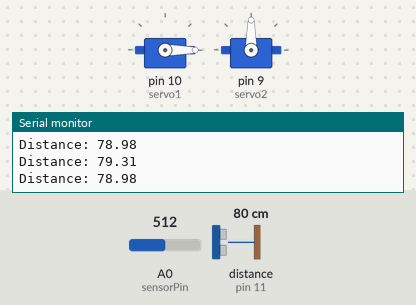
A sketch run on a simulated Arduino Uno, built with avr-gcc and run on an emulated ATmega328P. Shown: 2 × servo, the last lines printed to the serial monitor. Wiring (inferred from the names in the program): ultrasonic range finder: trigger pin 12; echo pin 11. The inputs (shaded band) are chosen by the test bench; at power-on: distance to the obstacle (sensor on pin 11) 80 cm, A0 (sensorPin) = 512. The echo pulse lasts 58.3 µs per cm.

Above: at 1.3 s.
1.4 s: distance to the obstacle (sensor on pin 11) set to 17 cm
2.9 s: distance to the obstacle (sensor on pin 11) set to 14 cm
At 3.9 s:
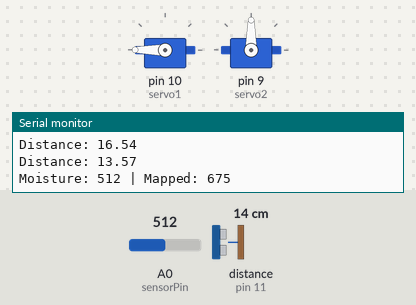
5.9 s: distance to the obstacle (sensor on pin 11) set to 18 cm
At 7.1 s:
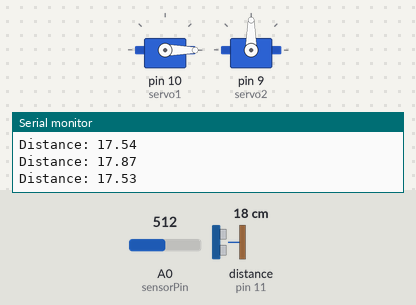
Timing chart, 0 to 8.9 s (numbered marks = the images above; inputs shaded):
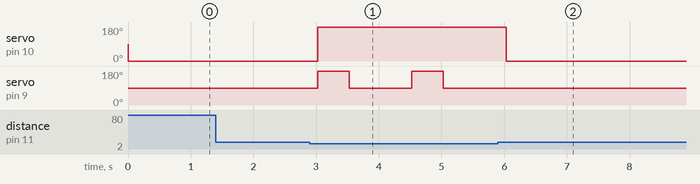

Measured:
- the behaviour switches between 16 and 15 cm on distance to the obstacle (sensor on pin 11) (found by bisection; images 0 and 1)
- after the input at 2.9 s, servo on pin 10 (servo1): 0° → 180° after 0.13 s; servo on pin 9 (servo2): alternates 180° for 0.50 s and 90° for 1.0 s, starting after 0.13 s
- after the input at 5.9 s, servo on pin 10 (servo1): 180° → 0° after 0.13 s; servo on pin 9 (servo2): stops changing and stays 90°

The sketch:

Smart_Dust_Bin.ino
```cpp
#include <Servo.h>

#define TRIG 12
#define ECHO 11

int sensorPin = A0;
int sensorValue = 0;

Servo servo1;
Servo servo2;

void setup() {
  Serial.begin(9600);
  servo1.attach(10);
  servo2.attach(9);
  servo1.write(90);
  servo2.write(90);
  pinMode(ECHO, INPUT);
  pinMode(TRIG, OUTPUT);
}

void loop() {
  long duration;
  float distance;

  digitalWrite(TRIG, LOW);
  delayMicroseconds(2);
  digitalWrite(TRIG, HIGH);
  delayMicroseconds(10);
  digitalWrite(TRIG, LOW);
  duration = pulseIn(ECHO, HIGH);
  distance = duration * 0.034 / 2;

  Serial.print("Distance: ");
  Serial.println(distance);

  if (distance < 15) {
    servo1.write(180);


    sensorValue = analogRead(sensorPin);
    int mappedValue = map(sensorValue, 0, 775, 0, 1023); // Convert 0-775 to 0-1023

    Serial.print("Moisture: ");
    Serial.print(sensorValue);
    Serial.print(" | Mapped: ");
    Serial.println(mappedValue);

    if (sensorValue < 530) {
      servo2.write(180);
      delay(500);
      servo2.write(90);
    } else {
      servo2.write(0);
      delay(500);
      servo2.write(90);
    }

    delay(500);

  } else {
    servo1.write(0);
  }

  delay(500);
}
```
